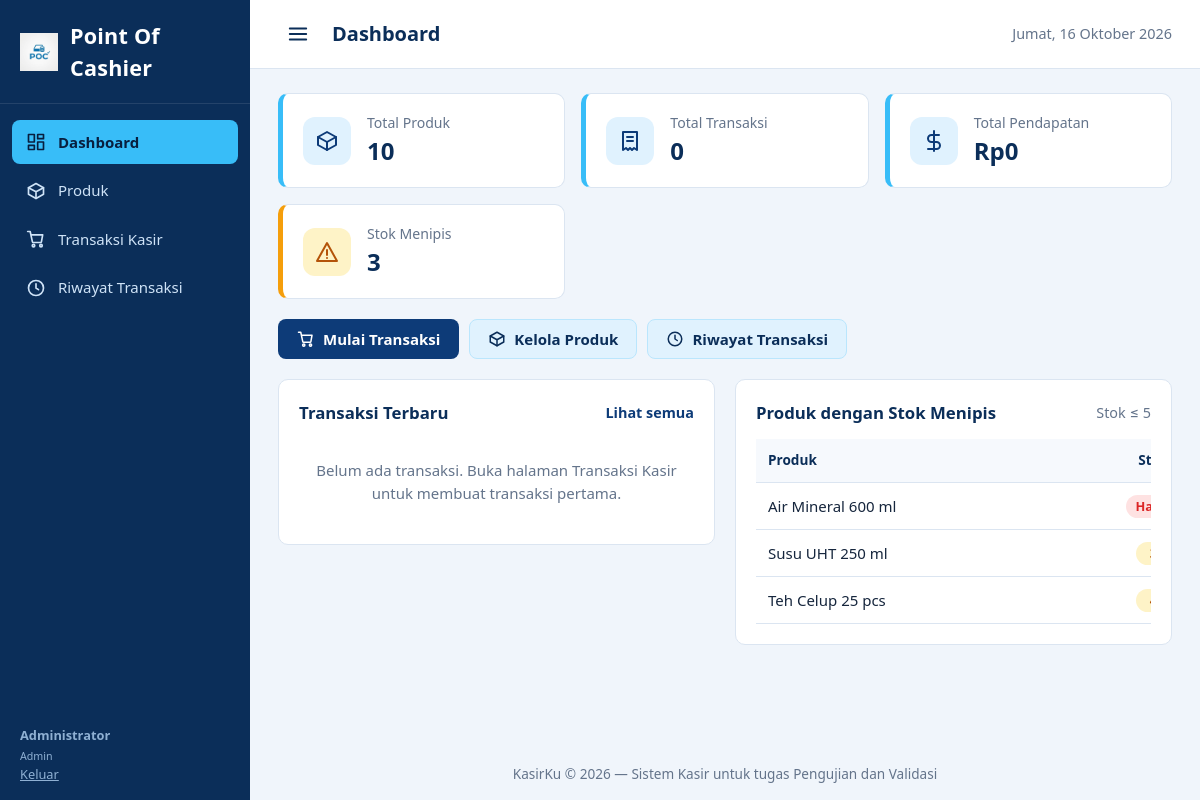
/index.php (signed in), run on the app's committed database.
### tables this page shows
CREATE TABLE produk (
    id_produk   INT UNSIGNED  NOT NULL AUTO_INCREMENT,
    nama_produk VARCHAR(100)  NOT NULL,
    harga       DECIMAL(12,2) NOT NULL,
    stok        INT           NOT NULL DEFAULT 0,
    PRIMARY KEY (id_produk),
    KEY idx_produk_nama (nama_produk),
    CONSTRAINT chk_produk_nama  CHECK (CHAR_LENGTH(TRIM(nama_produk)) > 0),
    CONSTRAINT chk_produk_harga CHECK (harga > 0),
    CONSTRAINT chk_produk_stok  CHECK (stok >= 0)
);

### config/database.php (called while the page is built, shortened)
<?php
function db(): PDO
{
    static $pdo = null;
    if ($pdo instanceof PDO) {
        return $pdo;
    }
    $dsn = 'mysql:host=' . DB_HOST . ';dbname=' . DB_NAME . ';charset=' . DB_CHARSET;
    try {
        $pdo = new PDO($dsn, DB_USER, DB_PASS, [
            PDO::ATTR_ERRMODE            => PDO::ERRMODE_EXCEPTION,
            PDO::ATTR_DEFAULT_FETCH_MODE => PDO::FETCH_ASSOC,
            PDO::ATTR_EMULATE_PREPARES   => false,
        ]);
    } catch (PDOException $e) {
        error_log('[KasirKu] Koneksi database gagal: ' . $e->getMessage());
        halaman_error(
            "Tidak dapat terhubung ke database. Pastikan MySQL pada XAMPP sudah dijalankan dan database 'KasirKu' sudah diimpor.",
            503
        );
    }
    return $pdo;
}

### index.php (the view, shortened to what this page needs)
<?php
require_once __DIR__ . '/includes/helpers.php';
$total_produk     = (int) db_scalar('SELECT COUNT(*) FROM produk');
$total_transaksi  = (int) db_scalar('SELECT COUNT(*) FROM transaksi');
$total_pendapatan = (float) db_scalar('SELECT COALESCE(SUM(total), 0) FROM transaksi');
$jumlah_menipis   = (int) db_scalar('SELECT COUNT(*) FROM produk WHERE stok <= :batas', ['batas' => STOK_MENIPIS]);
$stok_menipis = db_all(
    'SELECT id_produk, nama_produk, stok FROM produk WHERE stok <= :batas
     ORDER BY stok ASC, nama_produk ASC LIMIT 10',
    ['batas' => STOK_MENIPIS]
);
$transaksi_terbaru = db_all(
    'SELECT id_transaksi, tanggal_transaksi, total FROM transaksi
     ORDER BY tanggal_transaksi DESC, id_transaksi DESC LIMIT 5'
);
include __DIR__ . '/includes/header.php';
?>
<section class="stats" aria-label="Ringkasan">
    <article class="stat">
        <div class="stat-icon"><?= ikon('box', 24) ?></div>
        <div>
            <div class="stat-label">Total Produk</div>
            <div class="stat-value"><?= e(number_format($total_produk, 0, ',', '.')) ?></div>
        </div>
    </article>
    <article class="stat">
        <div class="stat-icon"><?= ikon('receipt', 24) ?></div>
        <div>
            <div class="stat-label">Total Transaksi</div>
            <div class="stat-value"><?= e(number_format($total_transaksi, 0, ',', '.')) ?></div>
        </div>
    </article>
    <article class="stat">
        <div class="stat-icon"><?= ikon('money', 24) ?></div>
        <div>
            <div class="stat-label">Total Pendapatan</div>
            <div class="stat-value"><?= e(rupiah($total_pendapatan)) ?></div>
        </div>
    </article>
    <article class="stat stat-warn">
        <div class="stat-icon"><?= ikon('alert', 24) ?></div>
        <div>
            <div class="stat-label">Stok Menipis</div>
            <div class="stat-value"><?= e(number_format($jumlah_menipis, 0, ',', '.')) ?></div>
        </div>
    </article>
</section>
<div class="quick-links no-print">
    <a class="btn btn-primary" href="<?= e(BASE_URL) ?>transaksi.php"><?= ikon('cart', 18) ?> Mulai Transaksi</a>
    <a class="btn btn-light" href="<?= e(BASE_URL) ?>produk.php"><?= ikon('box', 18) ?> Kelola Produk</a>
    <a class="btn btn-light" href="<?= e(BASE_URL) ?>riwayat.php"><?= ikon('history', 18) ?> Riwayat Transaksi</a>
</div>
<div class="grid-2">
    <section class="card">
        <div class="card-header">
            <h2>Transaksi Terbaru</h2>
            <a class="link" href="<?= e(BASE_URL) ?>riwayat.php">Lihat semua</a>
        </div>
        <?php if (!$transaksi_terbaru): ?>
            <p class="empty">Belum ada transaksi. Buka halaman Transaksi Kasir untuk membuat transaksi pertama.</p>
        <?php endif; ?>
    </section>
    <section class="card">
        <div class="card-header">
            <h2>Produk dengan Stok Menipis</h2>
            <span class="muted">Stok &le; <?= (int) STOK_MENIPIS ?></span>
        </div>
        <?php if (!$stok_menipis): ?>
            <p class="empty">Semua produk memiliki stok yang cukup.</p>
        <?php else: ?>
            <div class="table-wrap">
                <table class="table">
                    <thead>
                        <tr><th>Produk</th><th class="center">Stok</th></tr>
                    </thead>
                    <tbody>
                    <?php foreach ($stok_menipis as $p): ?>
                        <tr>
                            <td class="wrap"><?= e($p['nama_produk']) ?></td>
                            <td class="center">
                                <?php if ((int) $p['stok'] === 0): ?>
                                    <span class="badge badge-danger">Habis</span>
                                <?php else: ?>
                                    <span class="badge badge-warn"><?= (int) $p['stok'] ?></span>
                                <?php endif; ?>
                            </td>
                        </tr>
                    <?php endforeach; ?>
                    </tbody>
                </table>
            </div>
        <?php endif; ?>
    </section>
</div>
<?php include __DIR__ . '/includes/footer.php'; ?>

### assets/css/style.css (style rules this page uses)
:root { --navy: #0b2e59; --navy-dark: #081f3f; --primary: #0d3b78; --primary-hov: #0a2d5c; --accent: #38bdf8; --accent-soft: #e0f2fe; --bg: #f0f5fb; --surface: #ffffff; --text: #16263d; --muted: #64748b; --border: #dbe5f1; --ok: #15803d; --ok-bg: #dcfce7; --warn: #b45309; --warn-bg: #fef3c7; --danger: #dc2626; --danger-bg: #fee2e2; --radius: 10px; --sidebar-w: 250px; --font: "Segoe UI", system-ui, -apple-system, Roboto, "Helvetica Neue", Arial, sans-serif; }
*, *::before, *::after { box-sizing: border-box; }
html { -webkit-text-size-adjust: 100%; }
body { margin: 0; font-family: var(--font); font-size: 15px; line-height: 1.5; color: var(--text); background: var(--bg); }
h1, h2, h3, p { margin: 0; }
a { color: var(--primary); }
.muted { color: var(--muted); font-size: 0.9rem; }
.link { font-size: 0.9rem; font-weight: 600; text-decoration: none; }
.card { background: var(--surface); border: 1px solid var(--border); border-radius: var(--radius); padding: 20px; margin-bottom: 20px; min-width: 0; }
.card-header { display: flex; align-items: center; justify-content: space-between; flex-wrap: wrap; gap: 8px; margin-bottom: 14px; }
.card-header h2 { font-size: 1.05rem; color: var(--navy); }
.empty { color: var(--muted); padding: 20px 8px; text-align: center; }
.grid-2 { display: grid; grid-template-columns: repeat(2, minmax(0, 1fr)); gap: 20px; align-items: start; }
.grid-2 .card { margin-bottom: 0; }
.stats { display: grid; grid-template-columns: repeat(auto-fit, minmax(220px, 1fr)); gap: 16px; margin-bottom: 20px; }
.stat { display: flex; align-items: center; gap: 16px; background: var(--surface); border: 1px solid var(--border); border-left: 5px solid var(--accent); border-radius: var(--radius); padding: 18px 20px; min-width: 0; }
.stat-icon { display: grid; place-items: center; width: 48px; height: 48px; flex-shrink: 0; border-radius: 12px; background: var(--accent-soft); color: var(--primary); }
.stat-label { color: var(--muted); font-size: 0.88rem; }
.stat-value { font-size: 1.5rem; font-weight: 700; color: var(--navy); overflow-wrap: anywhere; }
.stat-warn { border-left-color: #f59e0b; }
.stat-warn .stat-icon { background: var(--warn-bg); color: var(--warn); }
.quick-links { display: flex; flex-wrap: wrap; gap: 10px; margin-bottom: 20px; }
.btn { display: inline-flex; align-items: center; justify-content: center; gap: 8px; padding: 10px 18px; border: 1px solid transparent; border-radius: 8px; font: inherit; font-weight: 600; line-height: 1.2; text-decoration: none; cursor: pointer; transition: background 0.15s, border-color 0.15s; }
.btn-primary { background: var(--primary); color: #fff; }
.btn-light { background: var(--accent-soft); color: var(--navy); border-color: #bae6fd; }
.table-wrap { width: 100%; overflow-x: auto; }
.table { width: 100%; border-collapse: collapse; min-width: 480px; }
.table th, .table td { padding: 11px 12px; text-align: left; border-bottom: 1px solid var(--border); vertical-align: middle; }
.table th { position: sticky; top: 0; background: #f6f9fd; color: var(--navy); font-size: 0.85rem; font-weight: 700; white-space: nowrap; }
.table .center { text-align: center; }
.table .wrap { overflow-wrap: anywhere; min-width: 120px; }
.badge { display: inline-block; min-width: 34px; padding: 2px 10px; border-radius: 999px; font-size: 0.8rem; font-weight: 700; text-align: center; }
.badge-warn { background: var(--warn-bg); color: var(--warn); }
.badge-danger { background: var(--danger-bg); color: var(--danger); }

### data on the page
produk: nama_produk "Air Mineral 600 ml", stok "Habis"
produk: nama_produk "Susu UHT 250 ml"
produk: nama_produk "Teh Celup 25 pcs"

### other printed values
$label "Dashboard"
$label "Produk"
$label "Transaksi Kasir"
$label "Riwayat Transaksi"
$_SESSION['nama'] "Administrator"
$role_pengguna "Admin"
$judul_halaman "Dashboard"
tanggal_indonesia() "Jumat, 16 Oktober 2026"
$total_produk "10"
$total_transaksi "0"
rupiah($total_pendapatan) "Rp0"
$jumlah_menipis "3"
STOK_MENIPIS "5"
